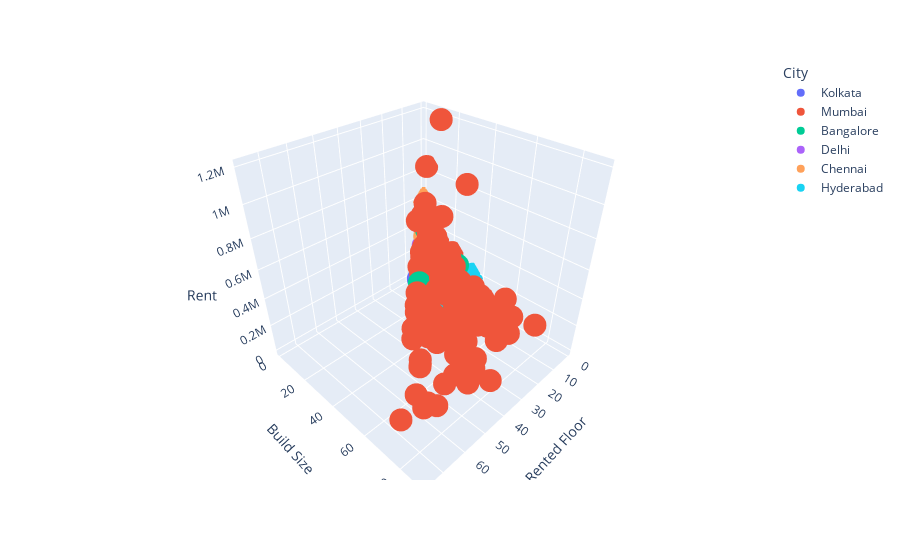

Notebook source saved alongside this figure:
### Code cell
fig = px.scatter_3d(df, x = 'Rented Floor', y = 'Build Size',z='Rent', color = 'City')
fig.show()

### Figure 1 — Plotly figure (JSON) as saved in the notebook; plotly's stock layout.template omitted (floating-point values rounded to 4 significant figures; data arrays with more than 128 entries replaced by an {"elided": "..."} marker saying what was removed)
{"data": [{"hovertemplate": "City=Kolkata<br>Rented Floor=%{x}<br>Build Size=%{y}<br>Rent=%{z}<extra></extra>", "legendgroup": "Kolkata", "marker": {"color": "#636efa", "symbol": "circle"}, "mode": "markers", "name": "Kolkata", "scene": "scene", "showlegend": true, "type": "scatter3d", "x": {"elided": "524 int values"}, "y": {"elided": "524 int values"}, "z": {"elided": "524 int values"}}, {"hovertemplate": "City=Mumbai<br>Rented Floor=%{x}<br>Build Size=%{y}<br>Rent=%{z}<extra></extra>", "legendgroup": "Mumbai", "marker": {"color": "#EF553B", "symbol": "circle"}, "mode": "markers", "name": "Mumbai", "scene": "scene", "showlegend": true, "type": "scatter3d", "x": {"elided": "972 int values"}, "y": {"elided": "972 int values"}, "z": {"elided": "972 int values"}}, {"hovertemplate": "City=Bangalore<br>Rented Floor=%{x}<br>Build Size=%{y}<br>Rent=%{z}<extra></extra>", "legendgroup": "Bangalore", "marker": {"color": "#00cc96", "symbol": "circle"}, "mode": "markers", "name": "Bangalore", "scene": "scene", "showlegend": true, "type": "scatter3d", "x": {"elided": "885 int values"}, "y": {"elided": "885 int values"}, "z": {"elided": "885 int values"}}, {"hovertemplate": "City=Delhi<br>Rented Floor=%{x}<br>Build Size=%{y}<br>Rent=%{z}<extra></extra>", "legendgroup": "Delhi", "marker": {"color": "#ab63fa", "symbol": "circle"}, "mode": "markers", "name": "Delhi", "scene": "scene", "showlegend": true, "type": "scatter3d", "x": {"elided": "605 int values"}, "y": {"elided": "605 int values"}, "z": {"elided": "605 int values"}}, {"hovertemplate": "City=Chennai<br>Rented Floor=%{x}<br>Build Size=%{y}<br>Rent=%{z}<extra></extra>", "legendgroup": "Chennai", "marker": {"color": "#FFA15A", "symbol": "circle"}, "mode": "markers", "name": "Chennai", "scene": "scene", "showlegend": true, "type": "scatter3d", "x": {"elided": "890 int values"}, "y": {"elided": "890 int values"}, "z": {"elided": "890 int values"}}, {"hovertemplate": "City=Hyderabad<br>Rented Floor=%{x}<br>Build Size=%{y}<br>Rent=%{z}<extra></extra>", "legendgroup": "Hyderabad", "marker": {"color": "#19d3f3", "symbol": "circle"}, "mode": "markers", "name": "Hyderabad", "scene": "scene", "showlegend": true, "type": "scatter3d", "x": {"elided": "867 int values"}, "y": {"elided": "867 int values"}, "z": {"elided": "867 int values"}}], "layout": {"legend": {"title": {"text": "City"}, "tracegroupgap": 0}, "margin": {"t": 60}, "scene": {"domain": {"x": [0, 1], "y": [0, 1]}, "xaxis": {"title": {"text": "Rented Floor"}}, "yaxis": {"title": {"text": "Build Size"}}, "zaxis": {"title": {"text": "Rent"}}}}}
